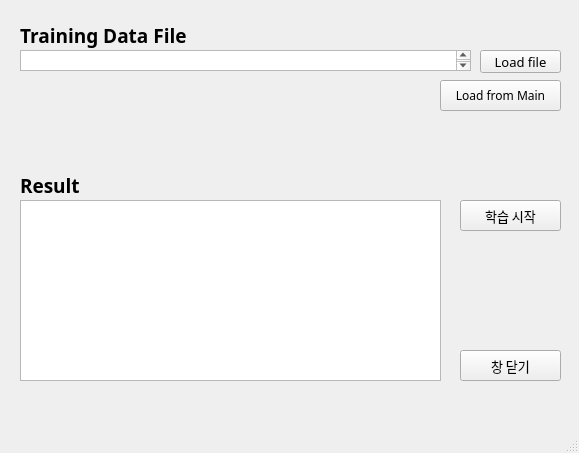
<?xml version="1.0" encoding="UTF-8"?>
<ui version="4.0">
 <class>secondwindow</class>
 <widget class="QMainWindow" name="secondwindow">
  <property name="geometry">
   <rect>
    <x>0</x>
    <y>0</y>
    <width>579</width>
    <height>453</height>
   </rect>
  </property>
  <property name="windowTitle">
   <string>학습</string>
  </property>
  <widget class="QWidget" name="centralwidget">
   <widget class="QLabel" name="label_1">
    <property name="geometry">
     <rect>
      <x>20</x>
      <y>20</y>
      <width>201</width>
      <height>31</height>
     </rect>
    </property>
    <property name="font">
     <font>
      <family>맑은 고딕</family>
     </font>
    </property>
    <property name="layoutDirection">
     <enum>Qt::LeftToRight</enum>
    </property>
    <property name="text">
     <string>&lt;html&gt;&lt;head/&gt;&lt;body&gt;&lt;p&gt;&lt;span style=&quot; font-size:14pt; font-weight:600;&quot;&gt;Training Data File&lt;/span&gt;&lt;/p&gt;&lt;/body&gt;&lt;/html&gt;</string>
    </property>
   </widget>
   <widget class="QTextEdit" name="textEdit_1">
    <property name="geometry">
     <rect>
      <x>20</x>
      <y>50</y>
      <width>451</width>
      <height>21</height>
     </rect>
    </property>
    <property name="layoutDirection">
     <enum>Qt::LeftToRight</enum>
    </property>
   </widget>
   <widget class="QPushButton" name="btn_load_1">
    <property name="geometry">
     <rect>
      <x>480</x>
      <y>50</y>
      <width>81</width>
      <height>23</height>
     </rect>
    </property>
    <property name="font">
     <font>
      <family>맑은 고딕</family>
      <pointsize>10</pointsize>
     </font>
    </property>
    <property name="layoutDirection">
     <enum>Qt::LeftToRight</enum>
    </property>
    <property name="text">
     <string>Load file</string>
    </property>
   </widget>
   <widget class="QPushButton" name="btn_learn_start">
    <property name="geometry">
     <rect>
      <x>460</x>
      <y>200</y>
      <width>101</width>
      <height>31</height>
     </rect>
    </property>
    <property name="font">
     <font>
      <family>맑은 고딕</family>
      <pointsize>10</pointsize>
     </font>
    </property>
    <property name="layoutDirection">
     <enum>Qt::LeftToRight</enum>
    </property>
    <property name="text">
     <string>학습 시작</string>
    </property>
   </widget>
   <widget class="QTextEdit" name="textEdit_acc">
    <property name="geometry">
     <rect>
      <x>20</x>
      <y>200</y>
      <width>421</width>
      <height>181</height>
     </rect>
    </property>
    <property name="layoutDirection">
     <enum>Qt::LeftToRight</enum>
    </property>
   </widget>
   <widget class="QLabel" name="label_3">
    <property name="geometry">
     <rect>
      <x>20</x>
      <y>170</y>
      <width>81</width>
      <height>31</height>
     </rect>
    </property>
    <property name="font">
     <font>
      <family>맑은 고딕</family>
     </font>
    </property>
    <property name="layoutDirection">
     <enum>Qt::LeftToRight</enum>
    </property>
    <property name="text">
     <string>&lt;html&gt;&lt;head/&gt;&lt;body&gt;&lt;p&gt;&lt;span style=&quot; font-size:14pt; font-weight:600;&quot;&gt;Result&lt;/span&gt;&lt;/p&gt;&lt;/body&gt;&lt;/html&gt;</string>
    </property>
   </widget>
   <widget class="QPushButton" name="btn_main">
    <property name="geometry">
     <rect>
      <x>460</x>
      <y>350</y>
      <width>101</width>
      <height>31</height>
     </rect>
    </property>
    <property name="font">
     <font>
      <family>맑은 고딕</family>
      <pointsize>10</pointsize>
     </font>
    </property>
    <property name="layoutDirection">
     <enum>Qt::LeftToRight</enum>
    </property>
    <property name="text">
     <string>창 닫기</string>
    </property>
   </widget>
   <widget class="QPushButton" name="api_btn">
    <property name="geometry">
     <rect>
      <x>440</x>
      <y>80</y>
      <width>121</width>
      <height>31</height>
     </rect>
    </property>
    <property name="font">
     <font>
      <family>맑은 고딕</family>
     </font>
    </property>
    <property name="text">
     <string>Load from Main</string>
    </property>
   </widget>
  </widget>
  <widget class="QMenuBar" name="menubar">
   <property name="geometry">
    <rect>
     <x>0</x>
     <y>0</y>
     <width>579</width>
     <height>26</height>
    </rect>
   </property>
  </widget>
  <widget class="QStatusBar" name="statusbar"/>
 </widget>
 <resources/>
 <connections/>
</ui>
